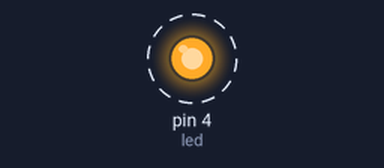
Recording of a sketch running on a simulated Arduino Uno, built with avr-gcc and run on an emulated ATmega328P. Parts: output pins drawn as LEDs (lit = HIGH). Dashed ring = blinking.

Above: at 0.12 s.
Timing chart, 0 to 3.0 s (numbered marks = the images above):
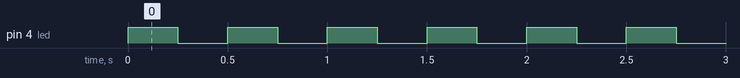

The sketch:

Arduino_BlinkExternalLED.ino
```cpp
/*
  Name: Michael A. Gates
  Date: October 12, 2016
  Description: Blink the onboard LED
*/

int led = 4; // pin 4
int myDelay = 250; // 1/4 second delay

void setup()
{
  // sets the led pin to OUTPUT
  pinMode(led, OUTPUT);
}

void loop()
{
  digitalWrite(led, HIGH);
  delay(myDelay);
  digitalWrite(led, LOW);
  delay(myDelay);
}
```

Measured:
- by itself, pin 4 (led): alternates HIGH for 0.25 s and LOW for 0.25 s
